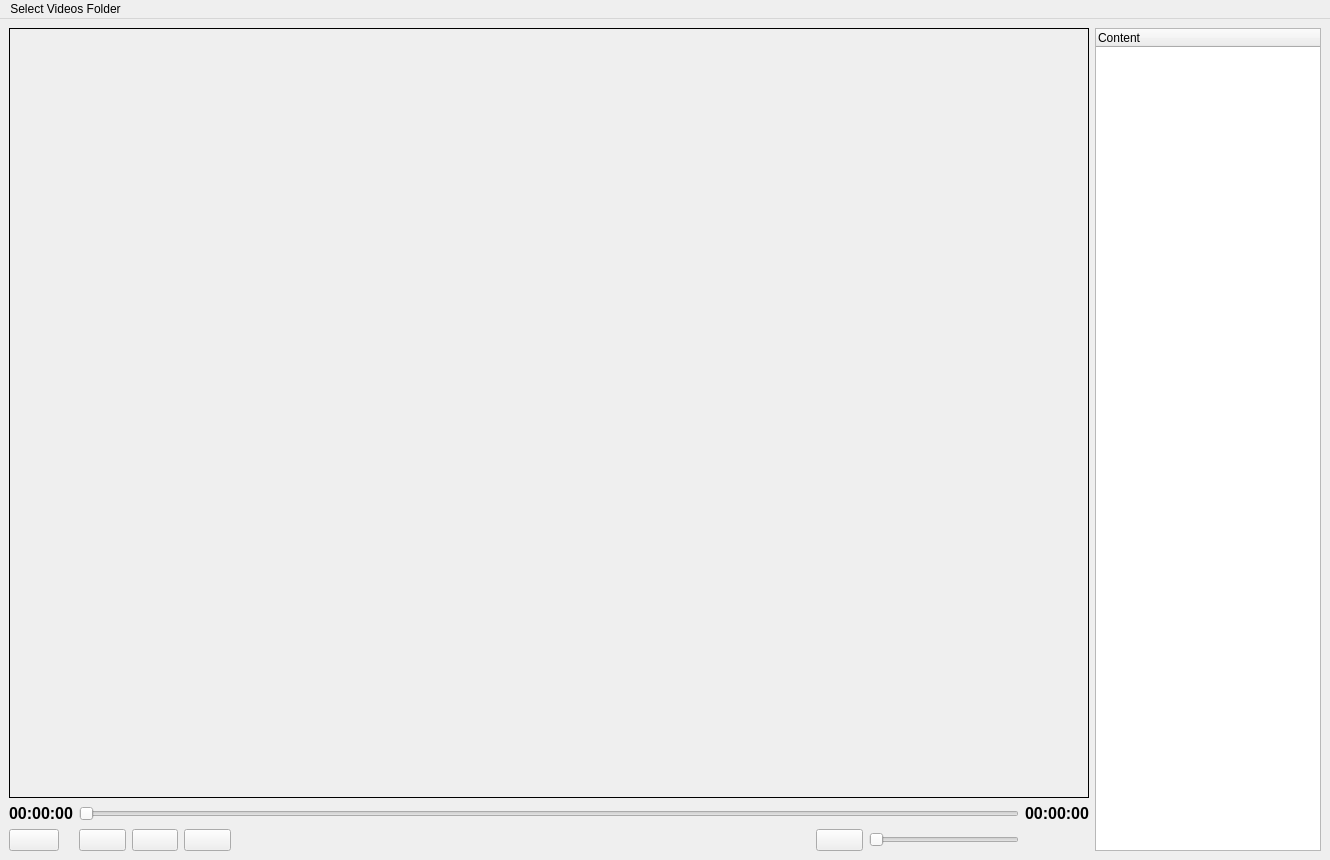
<?xml version="1.0" encoding="UTF-8"?>
<ui version="4.0">
 <class>MainWindow</class>
 <widget class="QMainWindow" name="MainWindow">
  <property name="geometry">
   <rect>
    <x>0</x>
    <y>0</y>
    <width>1330</width>
    <height>860</height>
   </rect>
  </property>
  <property name="windowTitle">
   <string>MediaPlay</string>
  </property>
  <property name="styleSheet">
   <string notr="true"/>
  </property>
  <widget class="QWidget" name="gridLayoutWidget">
   <layout class="QGridLayout" name="gridLayout_3">
    <item row="1" column="17">
     <widget class="QLabel" name="label_Total_Time">
      <property name="enabled">
       <bool>true</bool>
      </property>
      <property name="maximumSize">
       <size>
        <width>90</width>
        <height>16777215</height>
       </size>
      </property>
      <property name="font">
       <font>
        <pointsize>12</pointsize>
        <bold>true</bold>
       </font>
      </property>
      <property name="text">
       <string>00:00:00</string>
      </property>
     </widget>
    </item>
    <item row="2" column="15">
     <widget class="QPushButton" name="pushButton_Volume">
      <property name="maximumSize">
       <size>
        <width>50</width>
        <height>50</height>
       </size>
      </property>
      <property name="text">
       <string/>
      </property>
     </widget>
    </item>
    <item row="1" column="0" alignment="Qt::AlignmentFlag::AlignRight">
     <widget class="QLabel" name="label_current_Time">
      <property name="maximumSize">
       <size>
        <width>90</width>
        <height>16777215</height>
       </size>
      </property>
      <property name="font">
       <font>
        <pointsize>12</pointsize>
        <bold>true</bold>
       </font>
      </property>
      <property name="text">
       <string>00:00:00</string>
      </property>
     </widget>
    </item>
    <item row="2" column="1">
     <widget class="QPushButton" name="pushButton_Seek_Backward">
      <property name="maximumSize">
       <size>
        <width>50</width>
        <height>50</height>
       </size>
      </property>
      <property name="text">
       <string/>
      </property>
     </widget>
    </item>
    <item row="2" column="2">
     <widget class="QPushButton" name="pushButton_Seek_Forward">
      <property name="maximumSize">
       <size>
        <width>50</width>
        <height>50</height>
       </size>
      </property>
      <property name="text">
       <string/>
      </property>
     </widget>
    </item>
    <item row="1" column="1" colspan="16">
     <widget class="QSlider" name="horizontalSlider_Duration">
      <property name="enabled">
       <bool>true</bool>
      </property>
      <property name="sizePolicy">
       <sizepolicy hsizetype="Expanding" vsizetype="Fixed">
        <horstretch>0</horstretch>
        <verstretch>0</verstretch>
       </sizepolicy>
      </property>
      <property name="minimumSize">
       <size>
        <width>910</width>
        <height>0</height>
       </size>
      </property>
      <property name="focusPolicy">
       <enum>Qt::FocusPolicy::NoFocus</enum>
      </property>
      <property name="statusTip">
       <string/>
      </property>
      <property name="autoFillBackground">
       <bool>false</bool>
      </property>
      <property name="pageStep">
       <number>0</number>
      </property>
      <property name="tracking">
       <bool>true</bool>
      </property>
      <property name="orientation">
       <enum>Qt::Orientation::Horizontal</enum>
      </property>
      <property name="invertedAppearance">
       <bool>false</bool>
      </property>
      <property name="invertedControls">
       <bool>false</bool>
      </property>
      <property name="tickPosition">
       <enum>QSlider::TickPosition::NoTicks</enum>
      </property>
     </widget>
    </item>
    <item row="0" column="18" rowspan="3">
     <widget class="QTreeWidget" name="treeWidget">
      <property name="sizePolicy">
       <sizepolicy hsizetype="Expanding" vsizetype="Expanding">
        <horstretch>0</horstretch>
        <verstretch>0</verstretch>
       </sizepolicy>
      </property>
      <property name="minimumSize">
       <size>
        <width>200</width>
        <height>50</height>
       </size>
      </property>
      <property name="maximumSize">
       <size>
        <width>400</width>
        <height>16777215</height>
       </size>
      </property>
      <property name="sizeIncrement">
       <size>
        <width>0</width>
        <height>0</height>
       </size>
      </property>
      <property name="baseSize">
       <size>
        <width>0</width>
        <height>0</height>
       </size>
      </property>
      <property name="lineWidth">
       <number>1</number>
      </property>
      <property name="verticalScrollBarPolicy">
       <enum>Qt::ScrollBarPolicy::ScrollBarAsNeeded</enum>
      </property>
      <property name="horizontalScrollBarPolicy">
       <enum>Qt::ScrollBarPolicy::ScrollBarAsNeeded</enum>
      </property>
      <property name="sizeAdjustPolicy">
       <enum>QAbstractScrollArea::SizeAdjustPolicy::AdjustToContents</enum>
      </property>
      <property name="autoScroll">
       <bool>true</bool>
      </property>
      <property name="verticalScrollMode">
       <enum>QAbstractItemView::ScrollMode::ScrollPerPixel</enum>
      </property>
      <property name="horizontalScrollMode">
       <enum>QAbstractItemView::ScrollMode::ScrollPerPixel</enum>
      </property>
      <property name="indentation">
       <number>15</number>
      </property>
      <property name="allColumnsShowFocus">
       <bool>false</bool>
      </property>
      <property name="wordWrap">
       <bool>false</bool>
      </property>
      <attribute name="headerCascadingSectionResizes">
       <bool>true</bool>
      </attribute>
      <attribute name="headerHighlightSections">
       <bool>true</bool>
      </attribute>
      <column>
       <property name="text">
        <string notr="true">Content</string>
       </property>
      </column>
     </widget>
    </item>
    <item row="0" column="0" colspan="18">
     <widget class="QGroupBox" name="groupBox_Video">
      <property name="enabled">
       <bool>true</bool>
      </property>
      <property name="minimumSize">
       <size>
        <width>1080</width>
        <height>720</height>
       </size>
      </property>
      <property name="styleSheet">
       <string notr="true">QGroupBox
{
        border:1px solid black;
}</string>
      </property>
      <property name="title">
       <string/>
      </property>
     </widget>
    </item>
    <item row="2" column="16">
     <widget class="QSlider" name="horizontalSlider_Volume">
      <property name="maximumSize">
       <size>
        <width>150</width>
        <height>16777215</height>
       </size>
      </property>
      <property name="orientation">
       <enum>Qt::Orientation::Horizontal</enum>
      </property>
     </widget>
    </item>
    <item row="2" column="0">
     <widget class="QPushButton" name="pushButton_Play_Pause">
      <property name="maximumSize">
       <size>
        <width>50</width>
        <height>50</height>
       </size>
      </property>
      <property name="text">
       <string/>
      </property>
     </widget>
    </item>
    <item row="2" column="3">
     <widget class="QPushButton" name="pushButton_Stop">
      <property name="maximumSize">
       <size>
        <width>50</width>
        <height>50</height>
       </size>
      </property>
      <property name="text">
       <string/>
      </property>
     </widget>
    </item>
   </layout>
  </widget>
  <widget class="QMenuBar" name="menubar">
   <property name="geometry">
    <rect>
     <x>0</x>
     <y>0</y>
     <width>1330</width>
     <height>19</height>
    </rect>
   </property>
   <widget class="QMenu" name="menuSelect_Video_File">
    <property name="title">
     <string>Select Videos Folder</string>
    </property>
    <addaction name="actionOpen"/>
    <addaction name="playInViewLOg_check_box"/>
   </widget>
   <addaction name="menuSelect_Video_File"/>
  </widget>
  <action name="actionOpen">
   <property name="text">
    <string>Open</string>
   </property>
   <property name="visible">
    <bool>true</bool>
   </property>
  </action>
  <action name="playInViewLOg_check_box">
   <property name="checkable">
    <bool>true</bool>
   </property>
   <property name="text">
    <string>Play Media in ViewLog</string>
   </property>
  </action>
 </widget>
 <resources/>
 <connections/>
</ui>
